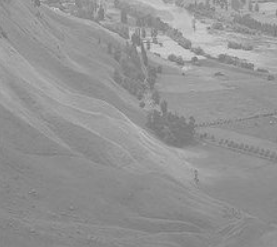
#> input picture assets/wiki.png, 277 x 247 px
$ python '直方图-3：二维直方图.py'
#> lines starting #> are read from the running program, lines starting #| are printed output that depends on the picture; after the words box and inside, x2 and y2 are one past the last pixel; in counts of white or black regions, pixels touching at a corner belong together
import cv2 as cv
import numpy as np
from matplotlib import pyplot as plt

img = cv.imread('../assets/wiki.png')
#> img is the input picture: shape (247, 277, 3); min 113, max 210, mean 147.5

hsv = cv.cvtColor(img, cv.COLOR_BGR2HSV)
#> hsv: shape (247, 277, 3); mean H, S, V 0, 0, 147.5
hist = cv.calcHist([hsv], [0, 1], None, [180, 256], [0, 180, 0, 256])
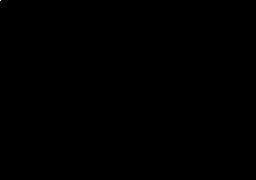
#> hist: shape (180, 256) float32; values 0 (black) and 68419 (white), 0% white in thin lines or dots, all inside (x1, y1, x2, y2) = (0, 0, 1, 1)
plt.imshow(hist, interpolation='nearest')
plt.show()
